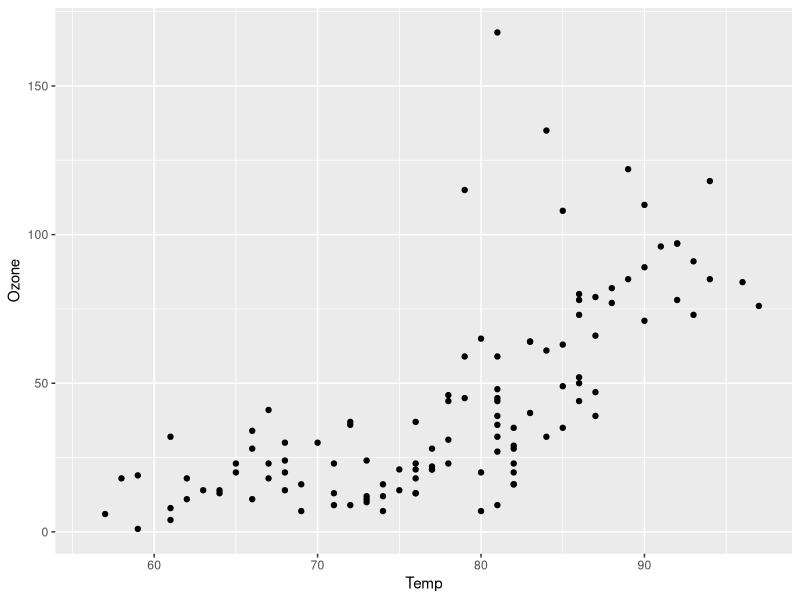

R code for this plot:
###############################
# Encabezado
###############################

library(tidyverse)

aire <- airquality

ggplot(aire, aes(Temp, Ozone)) +
  geom_point()
